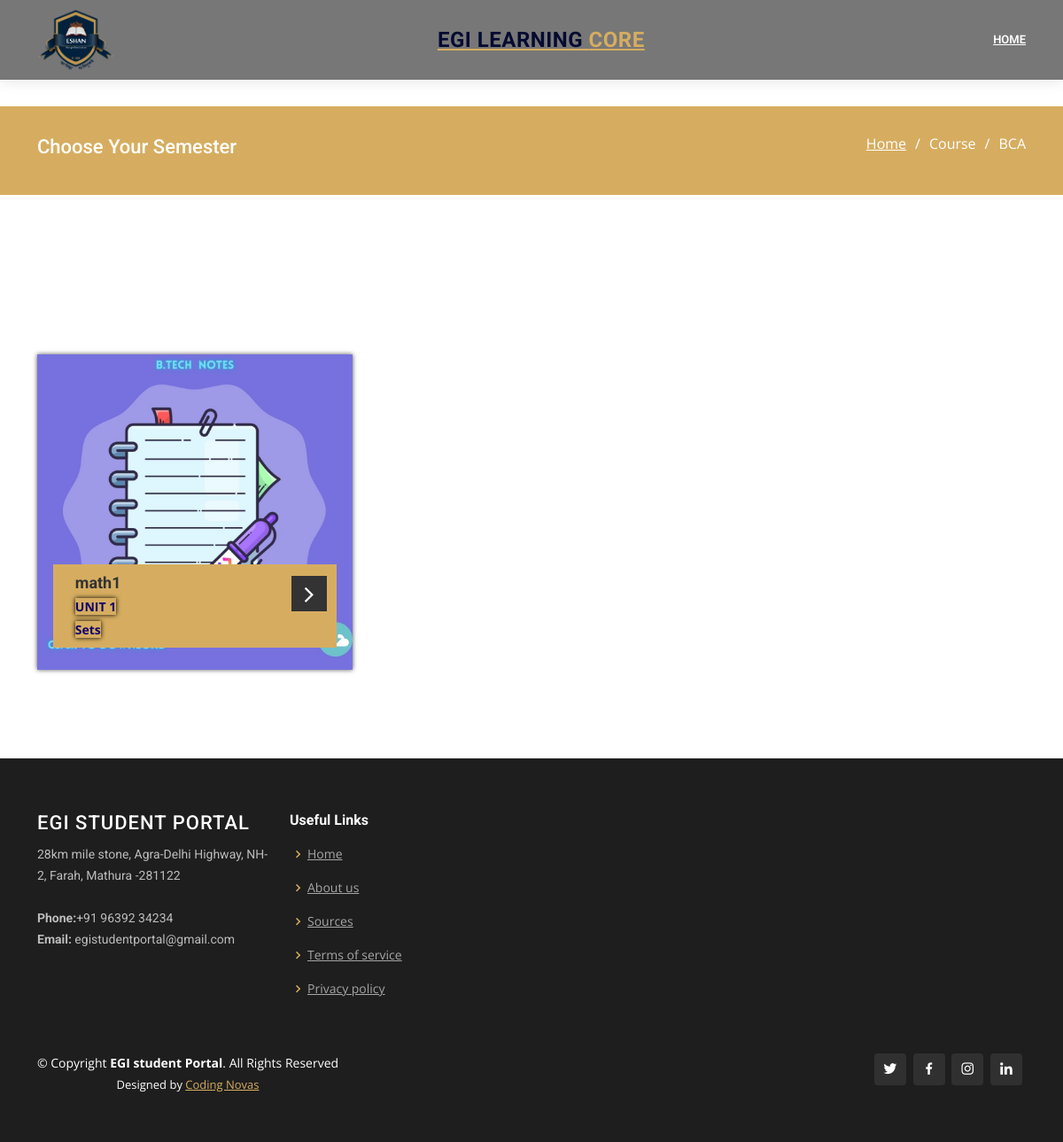
The app's page /bca_sem2/ with its own data.
### notes/models.py (models this page shows, shortened)
class bca_sem2_notes(models.Model):
    Subject=models.CharField(max_length=50)
    UNIT=models.CharField(max_length=50, choices=UNIT_CHOICE)
    UNIT_name=models.CharField(max_length=150)
    Drive_link=models.URLField(max_length=2000)

### notes/views.py (the view)
# urls.py: path('bca_sem2/', views.bca_sem2, name='bca_sem2'),
def bca_sem2(request):
    bcasem2=bca_sem2_notes.objects.all()
    return render (request, "notes/bca/sem2.html", {'bcasem2' : bcasem2})

### templates/notes/bca/sem2.html (shortened to what this page needs)
<!DOCTYPE html>
<html lang="en">
<head>
  <!DOCTYPE html>
<html>
<head>
  {% load static %}
    <link rel="stylesheet" href="{% static 'assets_notes/bootstrap/css/bootstrap.min.css' %}">
    <link rel="stylesheet" href="assets_notes/fonts/ionicons.min.css">
    <link rel="stylesheet" href="https://cdnjs.cloudflare.com/ajax/libs/pikaday/1.6.1/css/pikaday.min.css">
</head>
  <link href="{% static 'assets/vendor/bootstrap/css/bootstrap.min.css' %}" rel="stylesheet">
  <link href="{% static 'assets/vendor/icofont/icofont.min.css' %}" rel="stylesheet">
  <link href="{% static 'assets/vendor/boxicons/css/boxicons.min.css' %}" rel="stylesheet">
  <link href="{% static 'assets/vendor/animate.css/animate.min.css' %}" rel="stylesheet">
  <link href="{% static 'assets/vendor/venobox/venobox.css' %}" rel="stylesheet">
  <link href="{% static 'assets/vendor/owl.carousel/assets/owl.carousel.min.css' %}" rel="stylesheet">
  <link href="{% static 'assets/vendor/aos/aos.css' %}" rel="stylesheet">
  <link href="{% static 'assets/vendor/remixicon/remixicon.css' %}" rel="stylesheet">
  <link rel="stylesheet" href="{% static 'assets_event/bootstrap/css/bootstrap.min.css' %}">
  <link rel="stylesheet" href="{% static 'assets_event/fonts/font-awesome.min.css' %}">
  <link rel="stylesheet" href="{% static 'assets_event/css/Bold-BS4-Cards-with-Hover-Effect-74-1.css' %}">
  <link rel="stylesheet" href="{% static 'assets_event/css/Bold-BS4-Cards-with-Hover-Effect-74.css' %}">
  <link rel="stylesheet" href="{% static 'assets_event/css/styles.css' %}">
  <link href="{% static 'assets/css/style.css' %}" rel="stylesheet">
</head>
<body>
  <header id="header" class="fixed-top">
    <div class="container d-flex align-items-center">
      <a href="{% url 'main' %}" class="logo mr-auto"><img src="assets/img/ESHAN-LOGO-REDESIGN.png" alt="" class="img-fluid"></a>
      <h1 class="logo mr-auto"><a href="/index.html"><span>EGI Learning</span> Core</a></h1>
      <nav class="nav-menu d-none d-lg-block">
        <ul>
          <li><a href="{% url 'main' %}">Home</a></li>
          </ul>
  </header>
  <main id="main">
    <section id="breadcrumbs" class="breadcrumbs">
      <div class="container">
        <div class="d-flex justify-content-between align-items-center">
          <h2>Choose Your Semester</h2>
          <ol>
            <li><a href="main">Home</a></li>
            <li>Course</li>
            <li>BCA</li>
          </ol>
        </div>
      </div>
    </section>
    <main class="page projects-page">
        <section class="portfolio-block projects-cards">
            <div class="container">
                <div class="row">
                  {% for bca_sem2_notes in bcasem2  %}
                  <div class="col-sm-6 col-md-4">
                    <div class="box"><img src="{% static 'assets_notes/img/course/sub.jpg' %}" alt="Desmond">
                        <div class="box-heading">
                            <h4 class="title" style="color:#333333;"> {{bca_sem2_notes.Subject}}</h4><span class="post" style="color:#333333;"><b class="date">UNIT {{bca_sem2_notes.UNIT}} </b></span>
                            <span class="post" style="color:#333333;"><b class="date"> {{bca_sem2_notes.UNIT_name}}</b></span>
                        </div>
                    </div>
                    {% endfor %}
        </section>
    </main>
 </main>
</body>
</html>
  <footer id="footer">
    <div class="footer-top">
      <div class="container">
        <div class="row">
          <div class="col-lg-3 col-md-6 footer-contact">
            <h3>EGI Student Portal</h3>
            <p>
              28km mile stone, Agra-Delhi Highway, NH-2, Farah, Mathura -281122 <br><br>
              <strong>Phone:</strong>+91 96392 34234<br>
              <strong>Email:</strong> egistudentportal@gmail.com<br>
            </p>
          </div>
          <div class="col-lg-2 col-md-6 footer-links">
            <h4>Useful Links</h4>
            <ul>
              <li><i class="bx bx-chevron-right"></i> <a href="{% url 'main' %}">Home</a></li>
              <li><i class="bx bx-chevron-right"></i> <a href="{% url 'team' %}">About us</a></li>
              <li><i class="bx bx-chevron-right"></i> <a href="{% url 'sources' %}">Sources</a></li>
              <li><i class="bx bx-chevron-right"></i> <a href="#">Terms of service</a></li>
              <li><i class="bx bx-chevron-right"></i> <a href="#">Privacy policy</a></li>
            </ul>
          </div>
    <div class="container d-md-flex py-4">
      <div class="mr-md-auto text-center text-md-left">
        <div class="copyright">
          &copy; Copyright <strong><span>EGI student Portal</span></strong>. All Rights Reserved
        </div>
        <div class="credits">
          Designed by <a href="https://www.instagram.com/codingnova/">Coding Novas</a>
        </div>
      </div>
      <div class="social-links text-center text-md-right pt-3 pt-md-0">
        <a href="https://twitter.com/eshancollege" class="twitter"><i class="bx bxl-twitter"></i></a>
        <a href="https://www.facebook.com/eshancollege" class="facebook"><i class="bx bxl-facebook"></i></a>
        <a href="https://www.instagram.com/eshaninstitute/" class="instagram"><i class="bx bxl-instagram"></i></a>
        <a href="linkedin.com/eshancollege" class="linkedin"><i class="bx bxl-linkedin"></i></a>
      </div>
    </div>
  </footer>
</body>
</html>

### static/assets_event/css/Bold-BS4-Cards-with-Hover-Effect-74-1.css (style rules this page uses)
.box { position: relative; overflow: hidden; box-shadow: 0 0 5px #555; }
.box img { width: 100%; height: auto; }
.box .box-heading { width: 90%; position: absolute; bottom: 25px; left: 5%; background: #D6AD60; padding: 10px 60px 10px 25px; color: #fff; transition: all 0.3s ease 0s; }
.box .box-heading:after { content: "\f105"; font-family: fontawesome; width: 40px; height: 40px; line-height: 40px; position: absolute; top: 13px; right: 11px; background: #333; font-size: 30px; color: #fff; text-align: center; }
.box .title { margin: 0; font-size: 18px; font-weight: bold; }
.box .post { display: block; font-size: 14px; color: #fff; text-transform: capitalize; margin-top: 5px; }

### static/assets_event/css/Bold-BS4-Cards-with-Hover-Effect-74.css (style rules this page uses)
.box { position: relative; overflow: hidden; box-shadow: 0 0 5px #555; }
.date { position: relative; color: rgb(16, 0, 107); box-shadow: 0 0 5px rgb(0, 0, 0); background-color:#D6AD60 ; }
.box img { width: 100%; height: auto; }
.box .box-heading { width: 90%; position: absolute; bottom: 25px; left: 5%; background: #D6AD60; padding: 10px 60px 10px 25px; color: #fff; transition: all 0.3s ease 0s; }
.box .box-heading:after { content: "\f105"; font-family: fontawesome; width: 40px; height: 40px; line-height: 40px; position: absolute; top: 13px; right: 11px; background: #333; font-size: 30px; color: #fff; text-align: center; }
.box .title { margin: 0; font-size: 18px; font-weight: bold; }
.box .post { display: block; font-size: 14px; color: #fff; text-transform: capitalize; margin-top: 5px; }

### records on screen
bca_sem2_notes: Subject "math1", UNIT "1", UNIT_name "Sets"
